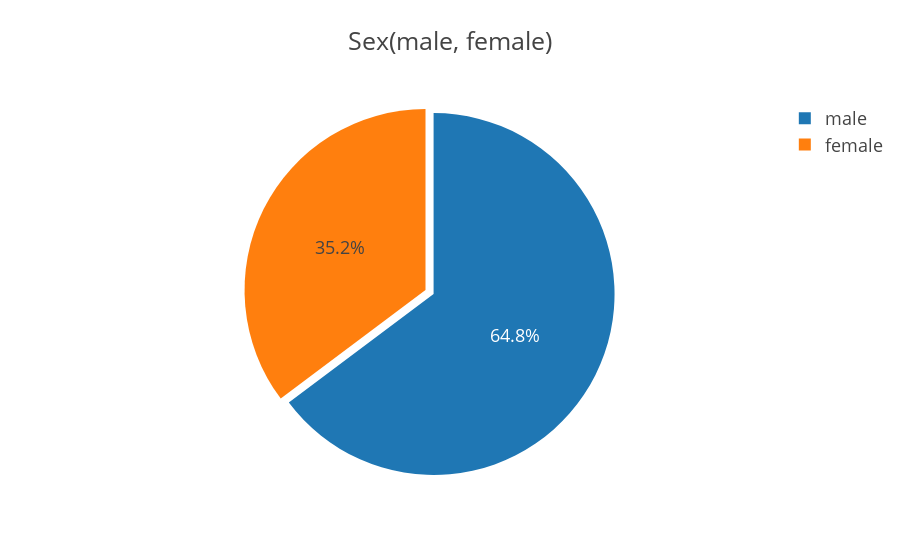

Notebook code for this chart:
### Markdown cell above
It is clear that the no of people survived is less than the number of people who died.
> From the total passenger on the titanic 61.6% people died and 31.6% survived. If we assume all the passenger died in that infamous incident then our accuracy is about to 62%. But we have to analyse more and train our model to predict more accurate value.

### Code cell
col = "Sex"
grouped = data[col].value_counts().reset_index()
grouped = grouped.rename(columns = {col : "count", "index" : col})

## plot
trace = go.Pie(labels=grouped[col], values=grouped['count'], pull=[0.05, 0])
layout = {'title': 'Sex(male, female)'}
fig = go.Figure(data = [trace], layout = layout)
fig.layout.template='presentation'
iplot(fig)

### Figure 1 — Plotly figure (JSON) as saved in the notebook; plotly's stock layout.template omitted (floating-point values rounded to 4 significant figures)
{"data": [{"labels": ["male", "female"], "pull": [0.05, 0], "type": "pie", "uid": "41286fe2-d82f-4d6b-bd58-8322c0e3b72d", "values": [577, 314]}], "layout": {"title": {"text": "Sex(male, female)"}}}
